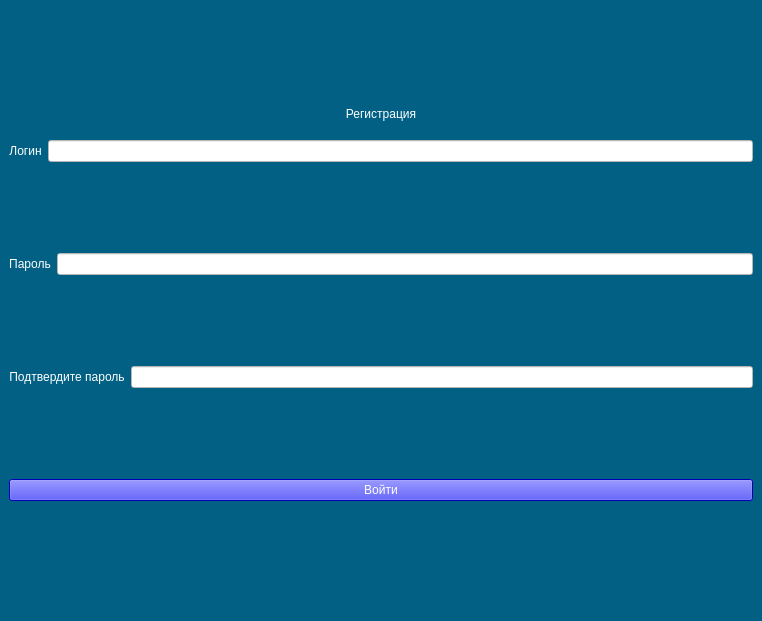
<?xml version="1.0" encoding="UTF-8"?>
<ui version="4.0">
 <class>SignUp</class>
 <widget class="QMainWindow" name="SignUp">
  <property name="geometry">
   <rect>
    <x>0</x>
    <y>0</y>
    <width>762</width>
    <height>621</height>
   </rect>
  </property>
  <property name="windowTitle">
   <string>ВЖ-ПА</string>
  </property>
  <property name="styleSheet">
   <string notr="true">background-color: rgb(0, 97, 97);
background-color: rgb(1, 96, 131);</string>
  </property>
  <widget class="QWidget" name="centralwidget">
   <layout class="QVBoxLayout" name="verticalLayout">
    <item>
     <layout class="QVBoxLayout" name="verticalLayout_7">
      <item>
       <widget class="QLabel" name="label_autorisation">
        <property name="sizePolicy">
         <sizepolicy hsizetype="Preferred" vsizetype="Preferred">
          <horstretch>0</horstretch>
          <verstretch>0</verstretch>
         </sizepolicy>
        </property>
        <property name="maximumSize">
         <size>
          <width>16777215</width>
          <height>40</height>
         </size>
        </property>
        <property name="styleSheet">
         <string notr="true">font: 75 28pt &quot;MS Shell Dlg 2&quot;;
color: rgb(255, 255, 255);</string>
        </property>
        <property name="text">
         <string>Регистрация</string>
        </property>
        <property name="alignment">
         <set>Qt::AlignCenter</set>
        </property>
       </widget>
      </item>
      <item>
       <layout class="QHBoxLayout" name="horizontalLayout_3">
        <item>
         <widget class="QLabel" name="label_login">
          <property name="styleSheet">
           <string notr="true">font: 75 18pt &quot;MS Shell Dlg 2&quot;;
color: rgb(255, 255, 255);</string>
          </property>
          <property name="text">
           <string>Логин</string>
          </property>
          <property name="alignment">
           <set>Qt::AlignCenter</set>
          </property>
         </widget>
        </item>
        <item>
         <widget class="QLineEdit" name="lineEdit_login">
          <property name="styleSheet">
           <string notr="true">background-color: rgb(255, 255, 255);</string>
          </property>
         </widget>
        </item>
       </layout>
      </item>
     </layout>
    </item>
    <item>
     <layout class="QHBoxLayout" name="horizontalLayout_5">
      <item>
       <widget class="QLabel" name="label_password">
        <property name="styleSheet">
         <string notr="true">font: 75 18pt &quot;MS Shell Dlg 2&quot;;
color: rgb(255, 255, 255);</string>
        </property>
        <property name="text">
         <string>Пароль</string>
        </property>
        <property name="alignment">
         <set>Qt::AlignCenter</set>
        </property>
       </widget>
      </item>
      <item>
       <widget class="QLineEdit" name="lineEdit_password">
        <property name="styleSheet">
         <string notr="true">background-color: rgb(255, 255, 255);</string>
        </property>
       </widget>
      </item>
     </layout>
    </item>
    <item>
     <layout class="QHBoxLayout" name="horizontalLayout_6">
      <item>
       <widget class="QLabel" name="label_password2">
        <property name="styleSheet">
         <string notr="true">font: 75 18pt &quot;MS Shell Dlg 2&quot;;
color: rgb(255, 255, 255);</string>
        </property>
        <property name="text">
         <string>Подтвердите пароль</string>
        </property>
        <property name="alignment">
         <set>Qt::AlignCenter</set>
        </property>
       </widget>
      </item>
      <item>
       <widget class="QLineEdit" name="lineEdit_password2">
        <property name="styleSheet">
         <string notr="true">background-color: rgb(255, 255, 255);</string>
        </property>
       </widget>
      </item>
     </layout>
    </item>
    <item>
     <widget class="QPushButton" name="pushButton_enter">
      <property name="minimumSize">
       <size>
        <width>75</width>
        <height>0</height>
       </size>
      </property>
      <property name="styleSheet">
       <string notr="true">background-color: rgb(0, 0, 255);
font: 14pt &quot;MS Shell Dlg 2&quot;; color: rgb(255, 255, 255)
</string>
      </property>
      <property name="text">
       <string>Войти</string>
      </property>
     </widget>
    </item>
   </layout>
  </widget>
  <widget class="QStatusBar" name="statusbar"/>
 </widget>
 <resources/>
 <connections/>
</ui>
